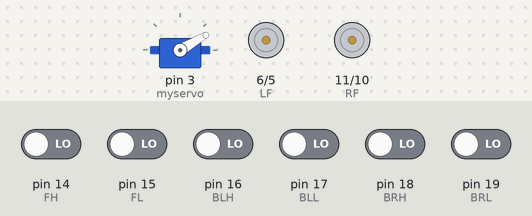
Bench run of a sketch on a simulated Arduino Uno, built with avr-gcc and run on an emulated ATmega328P. On the bench: servo, motor-driver pin pairs drawn as motors (green arrow = first pin HIGH = forward, orange = second pin HIGH = backward, longer = more drive). The inputs (shaded band) are chosen by the test bench; at power-on: pin 14 (FH), pin 15 (FL), pin 16 (BLH), pin 17 (BLL), pin 18 (BRH), pin 19 (BRL) LOW.

Above: at 2.2 s.
2.3 s: pin 14 (FH) driven HIGH
At 2.8 s:
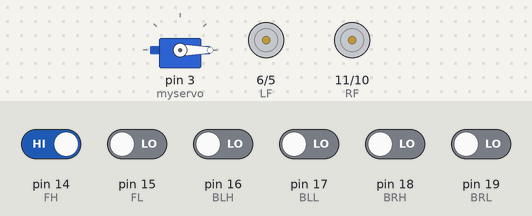
3.8 s: pin 16 (BLH) driven HIGH
At 5.0 s:
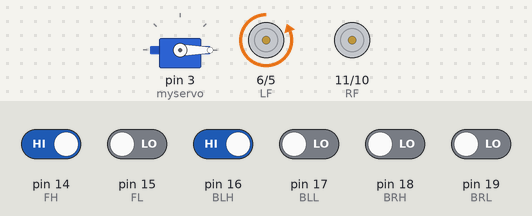
5.3 s: pin 18 (BRH) driven HIGH
At 6.3 s:
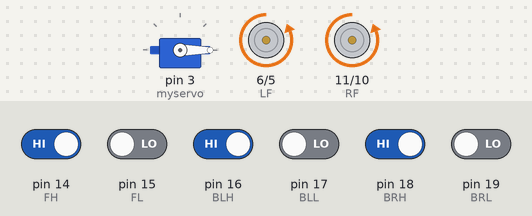
6.8 s: pin 14 (FH) driven LOW
At 7.4 s:
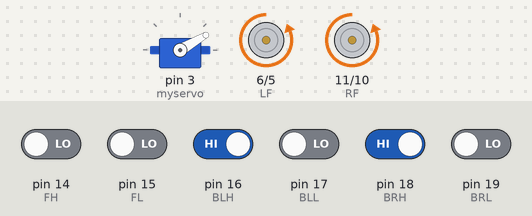
8.3 s: pin 15 (FL) driven HIGH
At 8.6 s:
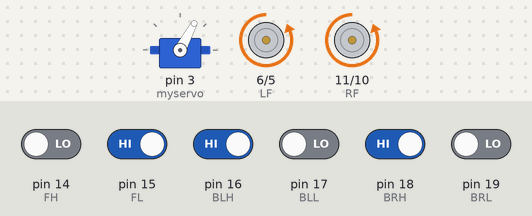
9.8 s: pin 16 (BLH) driven LOW
At 10.9 s:
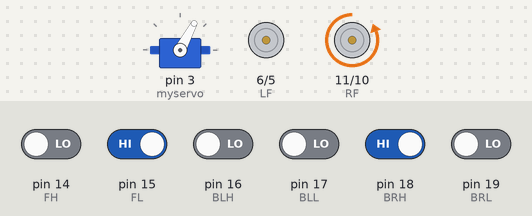
Timing chart, 0 to 12.3 s (numbered marks = the images above; inputs shaded):
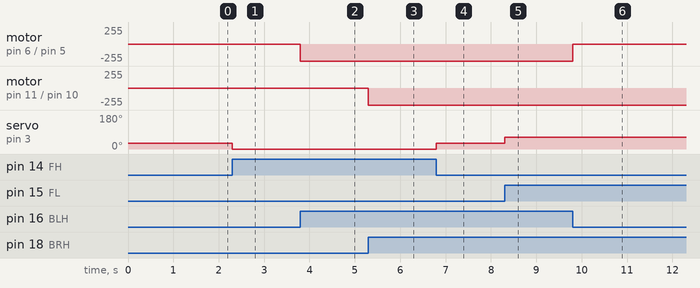

The sketch:

wifiCar.ino
```cpp
#include <SoftwareSerial.h>
#include <Servo.h>
Servo myservo;

int LF = 6, LB = 5, RF = 11, RB = 10;
byte FH = 14, FL = 15, BLH = 16 , BLL = 17 , BRH = 18 , BRL = 19;

int c = 0;

void setup() {
  myservo.attach(3);
  myservo.write(30);
  // put your setup code here, to run once:
  Serial.begin(9600);
  delay(1000);

  myservo.write(30);
  // BTSerial.write(c);
  pinMode(FH, INPUT);
  pinMode(FL, INPUT);
  pinMode(BLH, INPUT);
  pinMode(BLL, INPUT);
  pinMode(BRH, INPUT);
  pinMode(BRL, INPUT);
}


void loop() {

  c = 0;
  c += digitalRead(FH) * 2;
  c += digitalRead(FL);

  if (c == 0) {
    myservo.write(30);
  } else if (c == 1) {
    myservo.write(62);
  } else if (c == 2) {
    myservo.write(0);
  }

  c = 0;
  c += digitalRead(BLH) * 2;
  c += digitalRead(BLL);

  if (c == 0) {
    analogWrite(LF, 0);
    analogWrite(LB, 0);
  } else if (c == 1) {
    analogWrite(LF, 255);
    analogWrite(LB, 0);
  } else if (c == 2) {
    analogWrite(LF, 0);
    analogWrite(LB, 255);
  }

  c = 0;
  c += digitalRead(BRH) * 2;
  c += digitalRead(BRL);

  if (c == 0) {
    analogWrite(RF, 0);
    analogWrite(RB, 0);
  } else if (c == 1) {
    analogWrite(RF, 255);
    analogWrite(RB, 0);
  } else if (c == 2) {
    analogWrite(RF, 0);
    analogWrite(RB, 255);
  }


}
```

Measured:
- after the input at 2.3 s, servo on pin 3 (myservo): 30° → 0° at once
- after the input at 3.8 s, motor on pin 6 (LF) / pin 5 (LB): stopped → backward 255/255 at once
- after the input at 5.3 s, motor on pin 11 (RF) / pin 10 (RB): stopped → backward 255/255 at once
- after the input at 6.8 s, servo on pin 3 (myservo): 0° → 30° at once
- after the input at 8.3 s, servo on pin 3 (myservo): 30° → 62° at once
- after the input at 9.8 s, motor on pin 6 (LF) / pin 5 (LB): backward 255/255 → stopped at once
